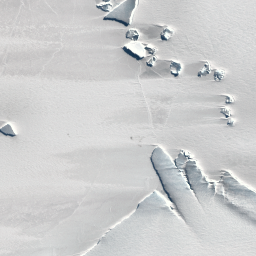
#> input picture dataset/processed/final/clean_ice_or_sea/IMG_006.png, 256 x 256 px
$ python -i preprocess.py   (imports and definitions only)
#> lines starting #> are read from the running program, lines starting #| are printed output that depends on the picture; after the words box and inside, x2 and y2 are one past the last pixel; in counts of white or black regions, pixels touching at a corner belong together
#> further down, picture is the input picture: shape (256, 256, 3); mean B, G, R 206.1, 205.7, 204.8
"""Preprocessing for the penguin-colony satellite dataset.

    python3 scripts/preprocess.py

Writes (raw tiles are never modified):
    dataset/processed/<technique>/IMG_###.png   each technique on its own, for a DEMO set of tiles
    dataset/processed/final/<group>/IMG_###.png  the combined pipeline, for every tile in dataset/raw
    dataset/processed/normalized/<group>/IMG_###.npy  float32 [0,1] version of the final tiles
    dataset/processed/normalization_stats.json   per-channel mean/std of the final tiles

Why these techniques is explained in report/preprocessing_report (see the document).
"""
import json
import shutil
from pathlib import Path

import cv2
import numpy as np

ROOT = Path(__file__).resolve().parent.parent
DS = ROOT / "dataset"
OUT = DS / "processed"

# One tile per situation, so each technique can be shown on the case it is meant for.
DEMO = ["IMG_007", "IMG_008", "IMG_010", "IMG_011", "IMG_055", "IMG_056", "IMG_068",   # stains
        "IMG_004", "IMG_001",                                                           # confusers (cliff edge, rock/glacier)
        "IMG_081", "IMG_092",                                                           # plain ice off-site
        "IMG_045"]                                                                      # black no-data wedge
TARGET = 256        # final tile size in pixels
GAMMA = 1.8
CLAHE_CLIP, CLAHE_GRID = 2.0, (8, 8)


# ---------- helpers ----------
# [6 lines left out: function find_tile, not called in this run]


def valid_mask(bgr):
    """False where the satellite had no data (pure black in every channel)."""
    return bgr.max(axis=2) > 0
#> returned value: shape (256, 256) bool; every value is 1


# [18 lines left out: function largest_rectangle, not called in this run]


# ---------- the techniques (each takes and returns a uint8 BGR image) ----------
def crop_valid(bgr):
    """Cropping: remove the black no-data wedge by keeping the largest fully valid rectangle."""
    m = valid_mask(bgr)
    if m.all():
        return bgr
    m = cv2.erode(m.astype(np.uint8), np.ones((3, 3), np.uint8)).astype(bool)
    y0, y1, x0, x1 = largest_rectangle(m)
    return bgr[y0:y1, x0:x1]


def resize(bgr, size=TARGET):
    """Resizing: one fixed size; INTER_AREA is the right choice when shrinking."""
    return cv2.resize(bgr, (size, size), interpolation=cv2.INTER_AREA)


def white_balance(bgr):
    """Colour correction: ice and snow should be neutral white. We average the colour of the bright, unsaturated
    pixels (the ice itself) and scale each channel so that average becomes grey. The very brightest pixels are
    ignored because they are clipped white in every channel and would hide the colour cast.
    Gains are limited so a mostly dark scene (open water) cannot be pushed to extreme colours."""
    m = valid_mask(bgr)
    lum = bgr.astype(np.float32).mean(axis=2)
    bright = m & (lum > np.percentile(lum[m], 60) if m.any() else m) & (bgr.max(axis=2) < 250)
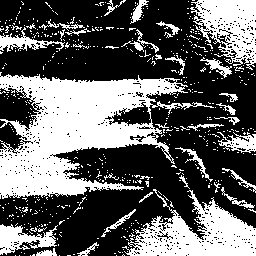
#> bright: shape (256, 256) bool; 38.4% white; 564 white regions (526 under 20 px), largest, box (x1, y1, x2, y2) and area: (0, 72, 214, 199) 12626, (122, 189, 256, 256) 4364, (190, 0, 256, 70) 2690
    if bright.sum() < 500:                      # too little ice to judge: leave the image alone
        return bgr
    mean = bgr[bright].astype(np.float32).mean(axis=0)
#> mean = [217.5, 217.9, 217.7]
    gains = np.clip(mean.mean() / np.maximum(mean, 1), 0.8, 1.3)
#> gains = [1, 0.999, 1]
    out = np.clip(bgr.astype(np.float32) * gains, 0, 255).astype(np.uint8)
    out[~m] = 0
    return out


# [22 lines left out: functions contrast_stretch, gamma_correct, hist_equalize, not called in this run]


def clahe(bgr):
    """Contrast enhancement: adaptive (local) histogram equalisation on brightness only, so colours are untouched."""
    lab = cv2.cvtColor(bgr, cv2.COLOR_BGR2LAB)
#> lab: shape (256, 256, 3); mean of channels 0, 1, 2 209.8, 128, 127.2
    lab[..., 0] = cv2.createCLAHE(clipLimit=CLAHE_CLIP, tileGridSize=CLAHE_GRID).apply(lab[..., 0])
#> lab: shape (256, 256, 3); mean of channels 0, 1, 2 193.5, 128, 127.2
    return cv2.cvtColor(lab, cv2.COLOR_LAB2BGR)
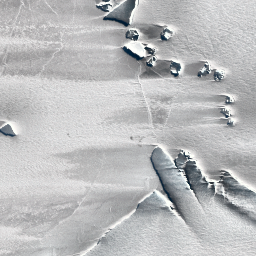
#> returned value: shape (256, 256, 3); mean B, G, R 189, 187.7, 186.8


def denoise(bgr):
    """Noise removal: 3x3 median filter keeps edges (ice cliffs, iceberg outlines) sharp, unlike Gaussian blur."""
    return cv2.medianBlur(bgr, 3)


def to_gray(bgr):
    """Grayscale conversion: shown to prove the stain is a COLOUR signal that brightness alone loses."""
    return cv2.cvtColor(bgr, cv2.COLOR_BGR2GRAY)


# [8 lines left out: function stain_map, not called in this run]


def rotate90(bgr):
    """Geometric operation: a stain has no preferred orientation, so rotated copies are equally valid samples."""
    return np.ascontiguousarray(np.rot90(bgr))


def final_pipeline(bgr):
    """crop no-data -> colour balance -> CLAHE -> resize."""
    return resize(clahe(white_balance(crop_valid(bgr))))


TECHNIQUES = {
    "01_crop_valid": crop_valid,
    "02_resize": resize,
    "03_white_balance": white_balance,
    "04_contrast_stretch": lambda b: contrast_stretch(white_balance(b)),
    "05_gamma": lambda b: gamma_correct(white_balance(b)),
    "06_hist_equalize": hist_equalize,
    "07_clahe": lambda b: clahe(white_balance(b)),
    "08_denoise_median": lambda b: denoise(white_balance(b)),
    "09_grayscale": lambda b: to_gray(white_balance(b)),
    "10_lab_stain_map": lambda b: stain_map(white_balance(b)),
    "11_rotate90": rotate90,
}


# [26 lines left out: function main, not called in this run]


# [2 lines not run here, left out]

>>> import cv2
>>> picture = cv2.imread('../dataset/processed/final/clean_ice_or_sea/IMG_006.png')
>>> result = final_pipeline(picture)

$ run again, on dataset/processed/final/colony/IMG_007.png
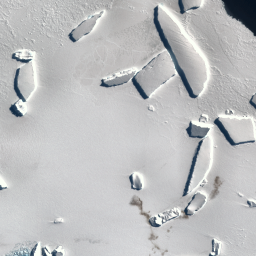
#> input picture dataset/processed/final/colony/IMG_007.png, 256 x 256 px
#> picture is the input picture: shape (256, 256, 3); mean B, G, R 191.8, 190.6, 189.6
#> in white_balance, `bright = m & (lum > np.percentile(lum[m], 60) if m.any() else m) & (bg..`:
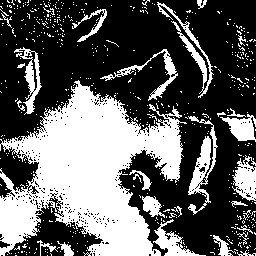
#> bright: shape (256, 256) bool; 37.7% white; 540 white regions (512 under 20 px), largest, box (x1, y1, x2, y2) and area: (0, 80, 187, 256) 17343, (188, 116, 218, 215) 951, (157, 2, 214, 98) 738
#> mean = [209, 208.3, 207.9]
#> gains = [0.997, 1, 1]
#> in clahe, `return cv2.cvtColor(lab, cv2.COLOR_LAB2BGR)`:
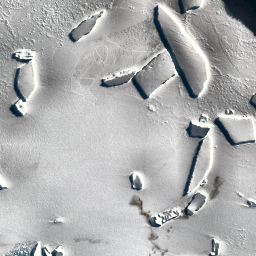
#> returned value: shape (256, 256, 3); mean B, G, R 175.9, 175.6, 174.6

$ run again, on dataset/processed/final/colony/IMG_008.png
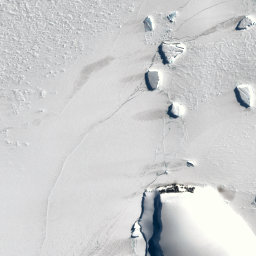
#> input picture dataset/processed/final/colony/IMG_008.png, 256 x 256 px
#> picture is the input picture: shape (256, 256, 3); mean B, G, R 207.9, 207.3, 206.5
#> in white_balance, `bright = m & (lum > np.percentile(lum[m], 60) if m.any() else m) & (bg..`:
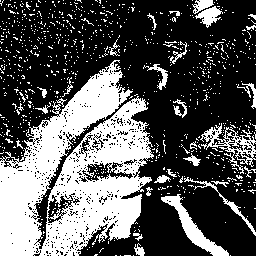
#> bright: shape (256, 256) bool; 34.5% white; 879 white regions (849 under 20 px), largest, box (x1, y1, x2, y2) and area: (0, 60, 154, 256) 16780, (161, 194, 229, 256) 928, (200, 123, 256, 174) 827
#> mean = [220.3, 219.9, 220.1]
#> gains = [0.999, 1, 1]
#> in clahe, `return cv2.cvtColor(lab, cv2.COLOR_LAB2BGR)`:
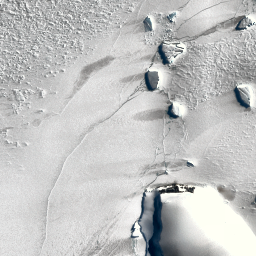
#> returned value: shape (256, 256, 3); mean B, G, R 194, 194.5, 193.7

$ run again, on dataset/processed/final/confuser/IMG_001.png
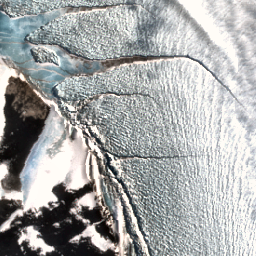
#> input picture dataset/processed/final/confuser/IMG_001.png, 256 x 256 px
#> picture is the input picture: shape (256, 256, 3); mean B, G, R 167.8, 168.3, 166.5
#> in white_balance, `bright = m & (lum > np.percentile(lum[m], 60) if m.any() else m) & (bg..`:
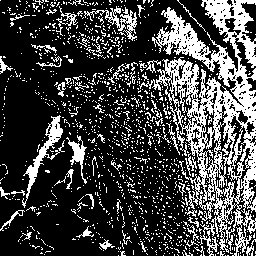
#> bright: shape (256, 256) bool; 26.8% white; 1200 white regions (1144 under 20 px), largest, box (x1, y1, x2, y2) and area: (139, 0, 256, 256) 10370, (22, 115, 63, 208) 705, (84, 6, 137, 41) 468
#> mean = [220.5, 220.7, 219.6]
#> gains = [0.999, 0.998, 1]
#> in clahe, `return cv2.cvtColor(lab, cv2.COLOR_LAB2BGR)`:
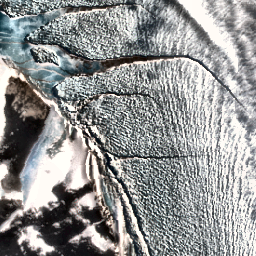
#> returned value: shape (256, 256, 3); mean B, G, R 147.4, 147.9, 146.8
